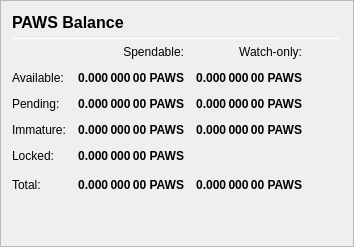
                   <widget class="QFrame" name="frame_Balances">
                    <property name="frameShape">
                     <enum>QFrame::StyledPanel</enum>
                    </property>
                    <property name="frameShadow">
                     <enum>QFrame::Raised</enum>
                    </property>
                    <layout class="QVBoxLayout" name="verticalLayout_4">
                     <item>
                      <layout class="QHBoxLayout" name="horizontalLayout_4">
                       <item>
                        <widget class="QLabel" name="label_5">
                         <property name="minimumSize">
                          <size>
                           <width>0</width>
                           <height>20</height>
                          </size>
                         </property>
                         <property name="font">
                          <font>
                           <pointsize>12</pointsize>
                           <weight>75</weight>
                           <bold>true</bold>
                          </font>
                         </property>
                         <property name="text">
                          <string>PAWS Balance</string>
                         </property>
                        </widget>
                       </item>
                       <item>
                        <spacer name="horizontalSpacer_3">
                         <property name="orientation">
                          <enum>Qt::Horizontal</enum>
                         </property>
                         <property name="sizeHint" stdset="0">
                          <size>
                           <width>40</width>
                           <height>20</height>
                          </size>
                         </property>
                        </spacer>
                       </item>
                      </layout>
                     </item>
                     <item>
                      <widget class="Line" name="line_Balance">
                       <property name="minimumSize">
                        <size>
                         <width>0</width>
                         <height>1</height>
                        </size>
                       </property>
                       <property name="maximumSize">
                        <size>
                         <width>16777215</width>
                         <height>1</height>
                        </size>
                       </property>
                       <property name="orientation">
                        <enum>Qt::Horizontal</enum>
                       </property>
                      </widget>
                     </item>
                     <item>
                      <layout class="QGridLayout" name="gridLayout">
                       <property name="spacing">
                        <number>12</number>
                       </property>
                       <item row="0" column="1">
                        <widget class="QLabel" name="labelSpendable">
                         <property name="text">
                          <string>Spendable:</string>
                         </property>
                         <property name="alignment">
                          <set>Qt::AlignRight|Qt::AlignTrailing|Qt::AlignVCenter</set>
                         </property>
                        </widget>
                       </item>
                       <item row="0" column="2">
                        <widget class="QLabel" name="labelWatchonly">
                         <property name="text">
                          <string>Watch-only:</string>
                         </property>
                         <property name="alignment">
                          <set>Qt::AlignRight|Qt::AlignTrailing|Qt::AlignVCenter</set>
                         </property>
                        </widget>
                       </item>
                       <item row="1" column="0">
                        <widget class="QLabel" name="labelBalanceText">
                         <property name="text">
                          <string>Available:</string>
                         </property>
                        </widget>
                       </item>
                       <item row="1" column="1">
                        <widget class="QLabel" name="labelBalance">
                         <property name="font">
                          <font>
                           <weight>75</weight>
                           <bold>true</bold>
                          </font>
                         </property>
                         <property name="cursor">
                          <cursorShape>IBeamCursor</cursorShape>
                         </property>
                         <property name="toolTip">
                          <string>Your current spendable balance</string>
                         </property>
                         <property name="text">
                          <string notr="true">0.000 000 00 PAWS</string>
                         </property>
                         <property name="alignment">
                          <set>Qt::AlignRight|Qt::AlignTrailing|Qt::AlignVCenter</set>
                         </property>
                         <property name="textInteractionFlags">
                          <set>Qt::LinksAccessibleByMouse|Qt::TextSelectableByKeyboard|Qt::TextSelectableByMouse</set>
                         </property>
                        </widget>
                       </item>
                       <item row="1" column="2">
                        <widget class="QLabel" name="labelWatchAvailable">
                         <property name="font">
                          <font>
                           <weight>75</weight>
                           <bold>true</bold>
                          </font>
                         </property>
                         <property name="cursor">
                          <cursorShape>IBeamCursor</cursorShape>
                         </property>
                         <property name="toolTip">
                          <string>Your current balance in watch-only addresses</string>
                         </property>
                         <property name="text">
                          <string notr="true">0.000 000 00 PAWS</string>
                         </property>
                         <property name="alignment">
                          <set>Qt::AlignRight|Qt::AlignTrailing|Qt::AlignVCenter</set>
                         </property>
                         <property name="textInteractionFlags">
                          <set>Qt::LinksAccessibleByMouse|Qt::TextSelectableByKeyboard|Qt::TextSelectableByMouse</set>
                         </property>
                        </widget>
                       </item>
                       <item row="2" column="0">
                        <widget class="QLabel" name="labelPendingText">
                         <property name="text">
                          <string>Pending:</string>
                         </property>
                        </widget>
                       </item>
                       <item row="2" column="1">
                        <widget class="QLabel" name="labelUnconfirmed">
                         <property name="font">
                          <font>
                           <weight>75</weight>
                           <bold>true</bold>
                          </font>
                         </property>
                         <property name="cursor">
                          <cursorShape>IBeamCursor</cursorShape>
                         </property>
                         <property name="toolTip">
                          <string>Total of transactions that have yet to be confirmed, and do not yet count toward the spendable balance</string>
                         </property>
                         <property name="text">
                          <string notr="true">0.000 000 00 PAWS</string>
                         </property>
                         <property name="alignment">
                          <set>Qt::AlignRight|Qt::AlignTrailing|Qt::AlignVCenter</set>
                         </property>
                         <property name="textInteractionFlags">
                          <set>Qt::LinksAccessibleByMouse|Qt::TextSelectableByKeyboard|Qt::TextSelectableByMouse</set>
                         </property>
                        </widget>
                       </item>
                       <item row="2" column="2">
                        <widget class="QLabel" name="labelWatchPending">
                         <property name="font">
                          <font>
                           <weight>75</weight>
                           <bold>true</bold>
                          </font>
                         </property>
                         <property name="cursor">
                          <cursorShape>IBeamCursor</cursorShape>
                         </property>
                         <property name="toolTip">
                          <string>Unconfirmed transactions to watch-only addresses</string>
                         </property>
                         <property name="text">
                          <string notr="true">0.000 000 00 PAWS</string>
                         </property>
                         <property name="alignment">
                          <set>Qt::AlignRight|Qt::AlignTrailing|Qt::AlignVCenter</set>
                         </property>
                         <property name="textInteractionFlags">
                          <set>Qt::LinksAccessibleByMouse|Qt::TextSelectableByKeyboard|Qt::TextSelectableByMouse</set>
                         </property>
                        </widget>
                       </item>
                       <item row="3" column="0">
                        <widget class="QLabel" name="labelImmatureText">
                         <property name="text">
                          <string>Immature:</string>
                         </property>
                        </widget>
                       </item>
                       <item row="3" column="1">
                        <widget class="QLabel" name="labelImmature">
                         <property name="font">
                          <font>
                           <weight>75</weight>
                           <bold>true</bold>
                          </font>
                         </property>
                         <property name="cursor">
                          <cursorShape>IBeamCursor</cursorShape>
                         </property>
                         <property name="toolTip">
                          <string>Staked or masternode rewards that has not yet matured</string>
                         </property>
                         <property name="text">
                          <string notr="true">0.000 000 00 PAWS</string>
                         </property>
                         <property name="alignment">
                          <set>Qt::AlignRight|Qt::AlignTrailing|Qt::AlignVCenter</set>
                         </property>
                         <property name="textInteractionFlags">
                          <set>Qt::LinksAccessibleByMouse|Qt::TextSelectableByKeyboard|Qt::TextSelectableByMouse</set>
                         </property>
                        </widget>
                       </item>
                       <item row="3" column="2">
                        <widget class="QLabel" name="labelWatchImmature">
                         <property name="font">
                          <font>
                           <weight>75</weight>
                           <bold>true</bold>
                          </font>
                         </property>
                         <property name="cursor">
                          <cursorShape>IBeamCursor</cursorShape>
                         </property>
                         <property name="toolTip">
                          <string>Staked or masternode rewards in watch-only addresses that has not yet matured</string>
                         </property>
                         <property name="text">
                          <string notr="true">0.000 000 00 PAWS</string>
                         </property>
                         <property name="alignment">
                          <set>Qt::AlignRight|Qt::AlignTrailing|Qt::AlignVCenter</set>
                         </property>
                         <property name="textInteractionFlags">
                          <set>Qt::LinksAccessibleByMouse|Qt::TextSelectableByKeyboard|Qt::TextSelectableByMouse</set>
                         </property>
                        </widget>
                       </item>
                       <item row="4" column="0">
                        <widget class="QLabel" name="labelLockedBalanceText">
                         <property name="toolTip">
                          <string>Locked PAWS or Masternode collaterals. These are excluded from zPAWS minting.</string>
                         </property>
                         <property name="text">
                          <string>Locked:</string>
                         </property>
                        </widget>
                       </item>
                       <item row="4" column="1">
                        <widget class="QLabel" name="labelLockedBalance">
                         <property name="font">
                          <font>
                           <weight>75</weight>
                           <bold>true</bold>
                          </font>
                         </property>
                         <property name="cursor">
                          <cursorShape>IBeamCursor</cursorShape>
                         </property>
                         <property name="toolTip">
                          <string>Locked PAWS or Masternode collaterals. These are excluded from zPAWS minting.</string>
                         </property>
                         <property name="text">
                          <string notr="true">0.000 000 00 PAWS</string>
                         </property>
                         <property name="alignment">
                          <set>Qt::AlignRight|Qt::AlignTrailing|Qt::AlignVCenter</set>
                         </property>
                         <property name="textInteractionFlags">
                          <set>Qt::LinksAccessibleByMouse|Qt::TextSelectableByKeyboard|Qt::TextSelectableByMouse</set>
                         </property>
                        </widget>
                       </item>
                       <item row="5" column="0">
                        <widget class="QLabel" name="labelTotalText">
                         <property name="toolTip">
                          <string>Your current PAWS balance, unconfirmed and immature transactions included</string>
                         </property>
                         <property name="text">
                          <string>Total:</string>
                         </property>
                        </widget>
                       </item>
                       <item row="5" column="1">
                        <widget class="QLabel" name="labelTotal">
                         <property name="font">
                          <font>
                           <weight>75</weight>
                           <bold>true</bold>
                          </font>
                         </property>
                         <property name="cursor">
                          <cursorShape>IBeamCursor</cursorShape>
                         </property>
                         <property name="toolTip">
                          <string>Your current PAWS balance, unconfirmed and immature transactions included</string>
                         </property>
                         <property name="text">
                          <string notr="true">0.000 000 00 PAWS</string>
                         </property>
                         <property name="alignment">
                          <set>Qt::AlignRight|Qt::AlignTrailing|Qt::AlignVCenter</set>
                         </property>
                         <property name="textInteractionFlags">
                          <set>Qt::LinksAccessibleByMouse|Qt::TextSelectableByKeyboard|Qt::TextSelectableByMouse</set>
                         </property>
                        </widget>
                       </item>
                       <item row="5" column="2">
                        <widget class="QLabel" name="labelWatchTotal">
                         <property name="font">
                          <font>
                           <weight>75</weight>
                           <bold>true</bold>
                          </font>
                         </property>
                         <property name="cursor">
                          <cursorShape>IBeamCursor</cursorShape>
                         </property>
                         <property name="toolTip">
                          <string>Current total balance in watch-only addresses</string>
                         </property>
                         <property name="text">
                          <string notr="true">0.000 000 00 PAWS</string>
                         </property>
                         <property name="alignment">
                          <set>Qt::AlignRight|Qt::AlignTrailing|Qt::AlignVCenter</set>
                         </property>
                         <property name="textInteractionFlags">
                          <set>Qt::LinksAccessibleByMouse|Qt::TextSelectableByKeyboard|Qt::TextSelectableByMouse</set>
                         </property>
                        </widget>
                       </item>
                       <item row="5" column="3">
                        <spacer name="horizontalSpacer_9">
                         <property name="orientation">
                          <enum>Qt::Horizontal</enum>
                         </property>
                         <property name="sizeHint" stdset="0">
                          <size>
                           <width>40</width>
                           <height>20</height>
                          </size>
                         </property>
                        </spacer>
                       </item>
                      </layout>
                     </item>
                     <item>
                      <spacer name="verticalSpacer_3">
                       <property name="orientation">
                        <enum>Qt::Vertical</enum>
                       </property>
                       <property name="sizeHint" stdset="0">
                        <size>
                         <width>20</width>
                         <height>40</height>
                        </size>
                       </property>
                      </spacer>
                     </item>
                    </layout>
                   </widget>
